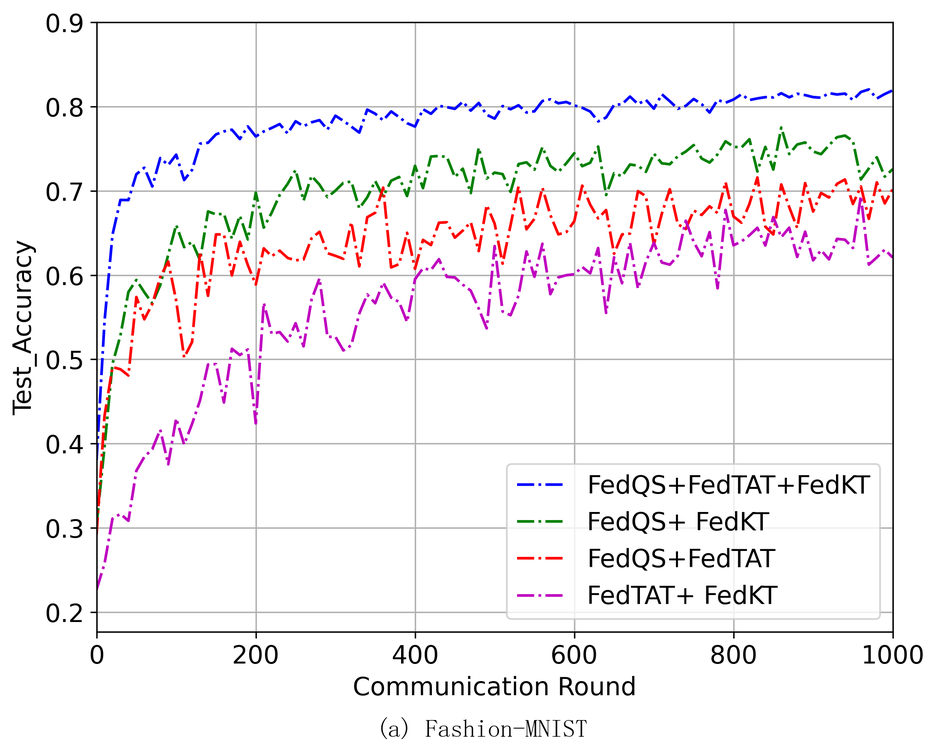
#> input picture dataplot/xiaorong/FashionMnist/photo/cifar10.png, 937 x 753 px, shrunk from 2189 x 1759 before the run
$ python pinjie.py
#> lines starting #> are read from the running program, lines starting #| are printed output that depends on the picture
from PIL import Image

# 打开三张图片
img1 = Image.open("./FashionMnist/photo/cifar10.png")
#> img1 is the input picture: PIL image 937x753 RGBA; mean R, G, B, A 245.5, 243, 244.6, 255
img2 = Image.open("./CIFAR-10/photo/cifar10.png")
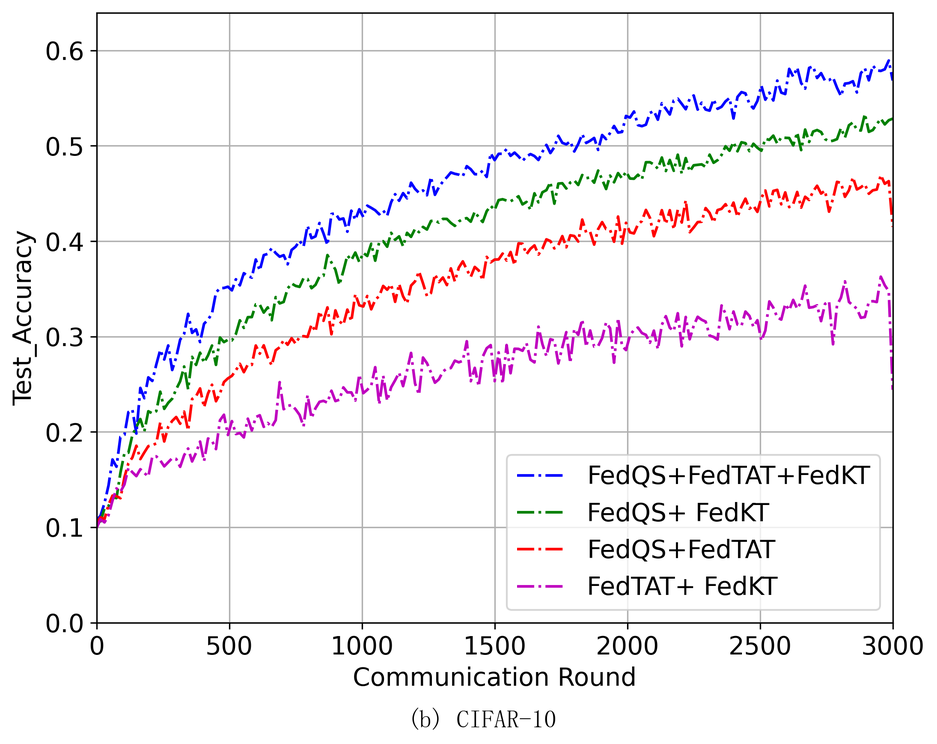
#> input picture dataplot/xiaorong/CIFAR-10/photo/cifar10.png, 937 x 744 px, shrunk from 2189 x 1737 before the run
#> img2 is the input picture: PIL image 937x744 RGBA; mean R, G, B, A 244.9, 242.6, 244.8, 255
img3 = Image.open("./CIFAR-100/photo/cifar10.png")
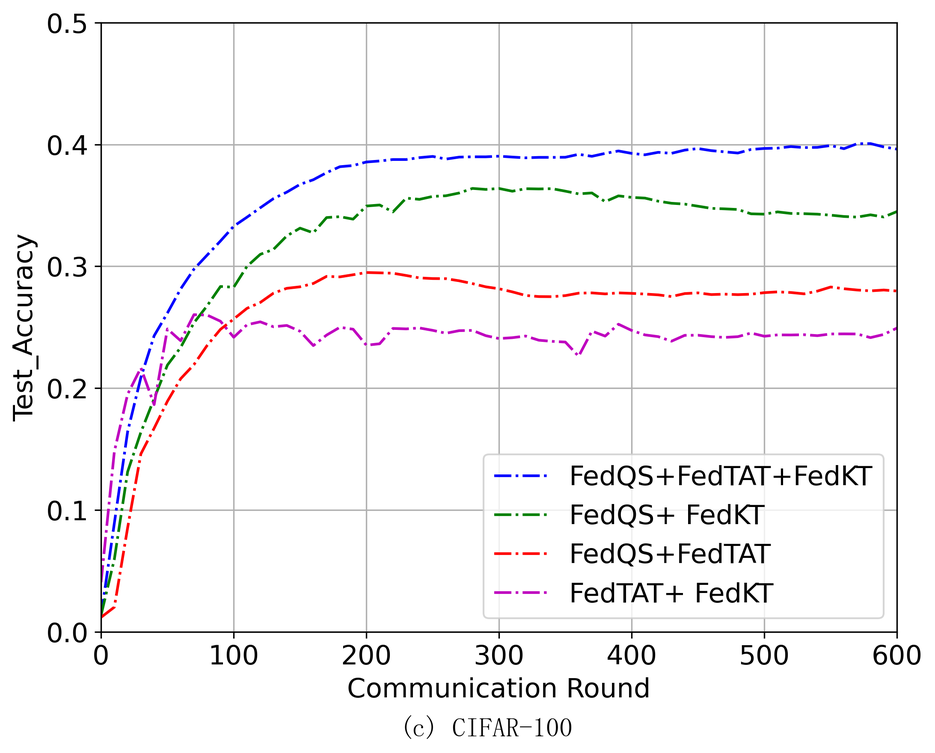
#> input picture dataplot/xiaorong/CIFAR-100/photo/cifar10.png, 935 x 753 px, shrunk from 2185 x 1760 before the run
#> img3 is the input picture: PIL image 935x753 RGBA; mean R, G, B, A 246.4, 245.4, 246.4, 255

# 获取各图片的尺寸
w1, h1 = img1.size
#> w1 = 937; h1 = 753
w2, h2 = img2.size
#> w2 = 937; h2 = 744
w3, h3 = img3.size
#> w3 = 935; h3 = 753

# 计算新图的宽度和高度
total_width = w1 + w2 + w3
#> total_width = 2809
max_height = max(h1, h2, h3)
#> max_height = 753

# 创建一个空白新图（白色背景）
new_img = Image.new("RGB", (total_width, max_height), color=(255, 255, 255))
#> new_img: PIL image 2809x753 RGB; every value is 255

# 横向拼接三张图片
new_img.paste(img1, (0, 0))          # 左侧图片
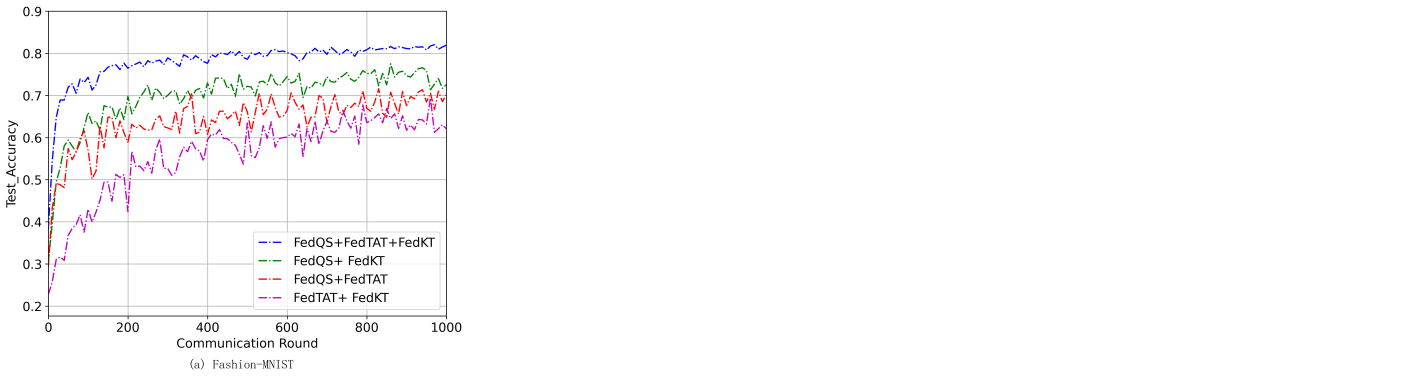
#> new_img: PIL image 2809x753 RGB (shown at 1/2 size); mean R, G, B 251.8, 251, 251.5
new_img.paste(img2, (w1, 0))         # 中间图片
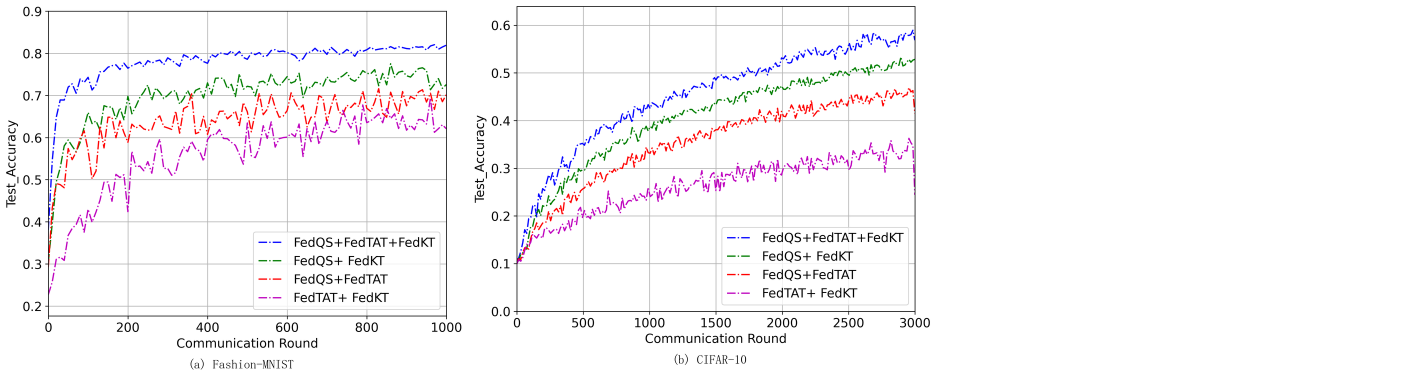
#> new_img: PIL image 2809x753 RGB (shown at 1/2 size); mean R, G, B 248.5, 246.9, 248.2
new_img.paste(img3, (w1 + w2, 0))    # 右侧图片
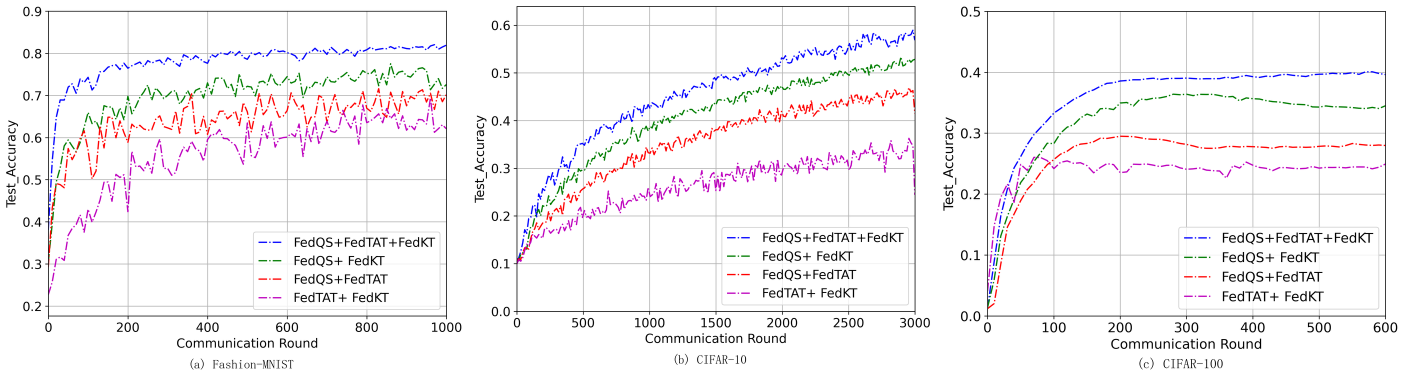
#> new_img: PIL image 2809x753 RGB (shown at 1/2 size); mean R, G, B 245.6, 243.7, 245.3

# 保存新图
new_img.save("combined_output.jpg")

print("拼接完成，已保存为 combined_output.jpg")
